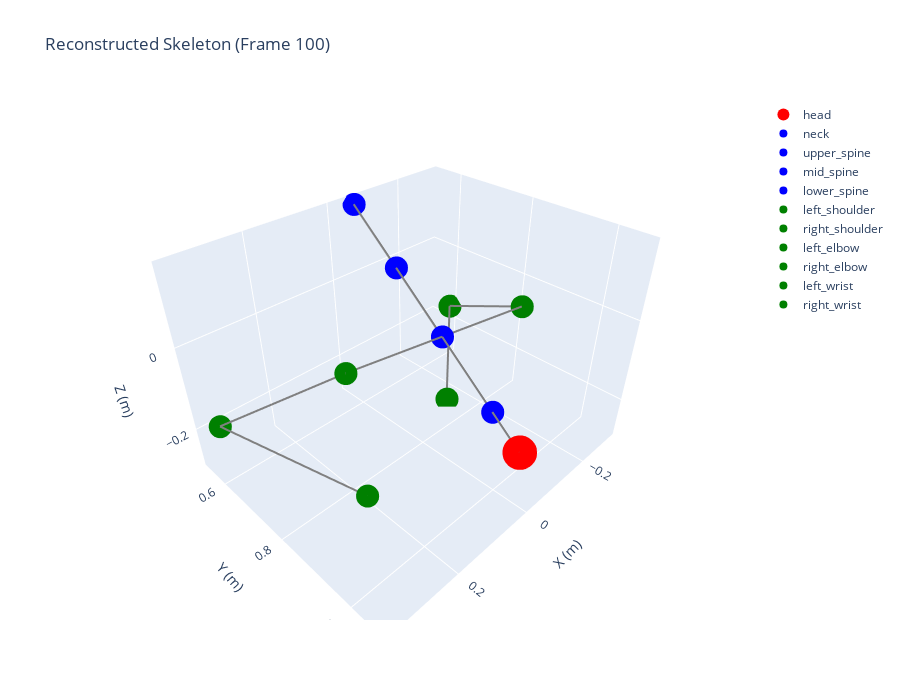

The notebook cell saved with this chart:
### Markdown cell above
## 9. Visualize Complete Reconstructed Skeleton

Visualize the complete upper body skeleton with both known and estimated joints.

### Code cell
def visualize_skeleton(skeleton, title="Upper Body Skeleton"):
    """
    Visualize the complete skeleton with connections.
    """
    fig = go.Figure()
    
    joints = skeleton.get_all_joints()
    
    # Define skeleton connections (bones)
    connections = [
        ('head', 'neck'),
        ('neck', 'upper_spine'),
        ('upper_spine', 'mid_spine'),
        ('mid_spine', 'lower_spine'),
        ('upper_spine', 'left_shoulder'),
        ('upper_spine', 'right_shoulder'),
        ('left_shoulder', 'left_elbow'),
        ('left_elbow', 'left_wrist'),
        ('right_shoulder', 'right_elbow'),
        ('right_elbow', 'right_wrist'),
    ]
    
    # Plot bones as lines
    for start_joint, end_joint in connections:
        if joints[start_joint] is not None and joints[end_joint] is not None:
            start_pos = joints[start_joint]
            end_pos = joints[end_joint]
            
            fig.add_trace(go.Scatter3d(
                x=[start_pos[0], end_pos[0]],
                y=[start_pos[1], end_pos[1]],
                z=[start_pos[2], end_pos[2]],
                mode='lines',
                line=dict(color='gray', width=4),
                showlegend=False
            ))
    
    # Plot joints as markers
    for joint_name, joint_pos in joints.items():
        if joint_pos is not None:
            # Color code: red for head, blue for spine, green for arms
            if 'head' in joint_name:
                color = 'red'
                size = 12
            elif 'spine' in joint_name or 'neck' in joint_name:
                color = 'blue'
                size = 8
            else:
                color = 'green'
                size = 8
            
            fig.add_trace(go.Scatter3d(
                x=[joint_pos[0]],
                y=[joint_pos[1]],
                z=[joint_pos[2]],
                mode='markers',
                marker=dict(size=size, color=color),
                name=joint_name
            ))
    
    fig.update_layout(
        title=title,
        scene=dict(
            xaxis_title='X (m)',
            yaxis_title='Y (m)',
            zaxis_title='Z (m)',
            aspectmode='data'
        ),
        width=900,
        height=700
    )
    
    return fig

# Visualize the reconstructed skeleton
fig = visualize_skeleton(test_skeleton, f"Reconstructed Skeleton (Frame {test_frame})")
fig.show()

### Figure 1 — Plotly figure (JSON) as saved in the notebook; plotly's stock layout.template omitted (floating-point values rounded to 4 significant figures)
{"data": [{"line": {"color": "gray", "width": 4}, "mode": "lines", "showlegend": false, "type": "scatter3d", "x": [0.02716, 0.0152], "y": [1.067, 0.9916], "z": [-0.1319, -0.08966]}, {"line": {"color": "gray", "width": 4}, "mode": "lines", "showlegend": false, "type": "scatter3d", "x": [0.0152, -0.008702], "y": [0.9916, 0.8402], "z": [-0.08966, -0.005223]}, {"line": {"color": "gray", "width": 4}, "mode": "lines", "showlegend": false, "type": "scatter3d", "x": [-0.008702, -0.03261], "y": [0.8402, 0.6888], "z": [-0.005223, 0.07921]}, {"line": {"color": "gray", "width": 4}, "mode": "lines", "showlegend": false, "type": "scatter3d", "x": [-0.03261, -0.05651], "y": [0.6888, 0.5374], "z": [0.07921, 0.1636]}, {"line": {"color": "gray", "width": 4}, "mode": "lines", "showlegend": false, "type": "scatter3d", "x": [-0.008702, -0.2254], "y": [0.8402, 0.8682], "z": [-0.005223, -0.01632]}, {"line": {"color": "gray", "width": 4}, "mode": "lines", "showlegend": false, "type": "scatter3d", "x": [-0.008702, 0.208], "y": [0.8402, 0.8121], "z": [-0.005223, 0.005877]}, {"line": {"color": "gray", "width": 4}, "mode": "lines", "showlegend": false, "type": "scatter3d", "x": [-0.2254, -0.3024], "y": [0.8682, 0.5979], "z": [-0.01632, -0.1586]}, {"line": {"color": "gray", "width": 4}, "mode": "lines", "showlegend": false, "type": "scatter3d", "x": [-0.3024, -0.1373], "y": [0.5979, 0.7446], "z": [-0.1586, -0.2858]}, {"line": {"color": "gray", "width": 4}, "mode": "lines", "showlegend": false, "type": "scatter3d", "x": [0.208, 0.3566], "y": [0.8121, 0.5907], "z": [0.005877, -0.1618]}, {"line": {"color": "gray", "width": 4}, "mode": "lines", "showlegend": false, "type": "scatter3d", "x": [0.3566, 0.2182], "y": [0.5907, 0.8634], "z": [-0.1618, -0.2549]}, {"marker": {"color": "red", "size": 12}, "mode": "markers", "name": "head", "type": "scatter3d", "x": [0.02716], "y": [1.067], "z": [-0.1319]}, {"marker": {"color": "blue", "size": 8}, "mode": "markers", "name": "neck", "type": "scatter3d", "x": [0.0152], "y": [0.9916], "z": [-0.08966]}, {"marker": {"color": "blue", "size": 8}, "mode": "markers", "name": "upper_spine", "type": "scatter3d", "x": [-0.008702], "y": [0.8402], "z": [-0.005223]}, {"marker": {"color": "blue", "size": 8}, "mode": "markers", "name": "mid_spine", "type": "scatter3d", "x": [-0.03261], "y": [0.6888], "z": [0.07921]}, {"marker": {"color": "blue", "size": 8}, "mode": "markers", "name": "lower_spine", "type": "scatter3d", "x": [-0.05651], "y": [0.5374], "z": [0.1636]}, {"marker": {"color": "green", "size": 8}, "mode": "markers", "name": "left_shoulder", "type": "scatter3d", "x": [-0.2254], "y": [0.8682], "z": [-0.01632]}, {"marker": {"color": "green", "size": 8}, "mode": "markers", "name": "right_shoulder", "type": "scatter3d", "x": [0.208], "y": [0.8121], "z": [0.005877]}, {"marker": {"color": "green", "size": 8}, "mode": "markers", "name": "left_elbow", "type": "scatter3d", "x": [-0.3024], "y": [0.5979], "z": [-0.1586]}, {"marker": {"color": "green", "size": 8}, "mode": "markers", "name": "right_elbow", "type": "scatter3d", "x": [0.3566], "y": [0.5907], "z": [-0.1618]}, {"marker": {"color": "green", "size": 8}, "mode": "markers", "name": "left_wrist", "type": "scatter3d", "x": [-0.1373], "y": [0.7446], "z": [-0.2858]}, {"marker": {"color": "green", "size": 8}, "mode": "markers", "name": "right_wrist", "type": "scatter3d", "x": [0.2182], "y": [0.8634], "z": [-0.2549]}], "layout": {"height": 700, "scene": {"aspectmode": "data", "xaxis": {"title": {"text": "X (m)"}}, "yaxis": {"title": {"text": "Y (m)"}}, "zaxis": {"title": {"text": "Z (m)"}}}, "title": {"text": "Reconstructed Skeleton (Frame 100)"}, "width": 900}}
